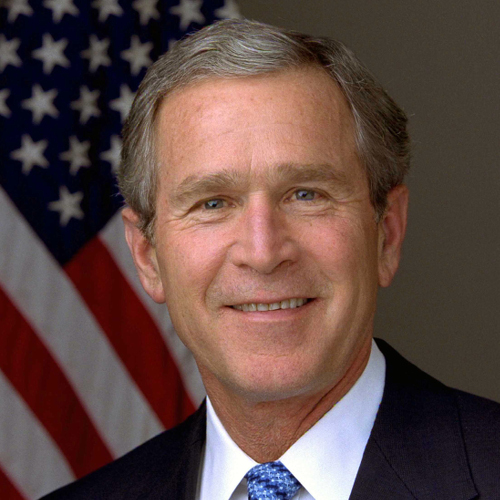
//> input picture ImproMorph/Bush.jpg, 500 x 500 px
$ ./Source   (built with g++ and OpenCV 4)
//> lines starting //> are read from the running program, lines starting //| are printed output that depends on the picture; after the words box and inside, x2 and y2 are one past the last pixel; in counts of white or black regions, pixels touching at a corner belong together
#include <opencv2/opencv.hpp>
#include <iostream>
#include <cmath>
using namespace cv;
using namespace std;

struct coordinate
{
	int x;
	int y;

};
typedef struct coordinate point;
struct control_points
{
	point pts[3];


};
typedef struct control_points cp;
cp srcpts[8];
cp dstpts[8];
int rows;
int cols;
Mat arr[25];

float area(int x1, int y1, int x2, int y2, int x3, int y3)
{
	return abs((x1*(y2 - y3) + x2 * (y3 - y1) + x3 * (y1 - y2)) / 2.0);
}
bool isInside(int x1, int y1, int x2, int y2, int x3, int y3, int x, int y)
{
	/* Calculate area of triangle ABC */
	float A = area(x1, y1, x2, y2, x3, y3);

	/* Calculate area of triangle PBC */
	float A1 = area(x, y, x2, y2, x3, y3);

	/* Calculate area of triangle PAC */
	float A2 = area(x1, y1, x, y, x3, y3);

	/* Calculate area of triangle PAB */
	float A3 = area(x1, y1, x2, y2, x, y);

	/* Check if sum of A1, A2 and A3 is same as A */
	return (A == A1 + A2 + A3);
}
float *calvect(cp imgctrl)
{
	float vector[4];
	vector[0] = imgctrl.pts[1].x - imgctrl.pts[0].x;
	vector[1] = imgctrl.pts[2].x - imgctrl.pts[0].x;
	vector[2] = -imgctrl.pts[1].y + imgctrl.pts[0].y;
	vector[3] = -imgctrl.pts[2].y + imgctrl.pts[0].y;
	return vector;
}
void asssign()
{
	srcpts[0] = { {{215,205},{0,0},{cols - 1,0}} };
	srcpts[1] = { {{215,205},{304,195},{cols - 1,0}} };
	srcpts[2] = { {{304,195},{cols - 1,0},{cols - 1,rows-1}} };
	srcpts[3] = { {{304,195},{269,310}, {cols - 1,rows-1}} };
	srcpts[4] = { {{269,310},{0,rows - 1}, {cols - 1,rows-1}} };
	srcpts[5] = { {{269,310}, {0,rows - 1},{215,205}} };
	srcpts[6] = { {{215,205},{0,0}, {0,rows - 1}} };
	srcpts[7] = { {{215,205},{304,195}, {269,310}} };
	dstpts[0] = { {{181,250},{0,0},{cols - 1,0}} };
	dstpts[1] = { {{181,250},{279,241},{cols - 1,0}} };
	dstpts[2] = { {{279,241},{cols - 1,0},{cols - 1,rows - 1}} };
	dstpts[3] = { {{279,241},{235,363}, {cols - 1,rows - 1}} };
	dstpts[4] = { {{235,363},{0,rows - 1}, {cols - 1,rows - 1}} };
	dstpts[5] = { {{235,363}, {0,rows - 1},{181,250}} };
	dstpts[6] = { {{181,250},{0,0}, {0,rows - 1}} };
	dstpts[7] = { {{181,250},{279,241}, {235,363}} };


}
void drawline(Mat img, cp* imgpts,String dest)
{
	for (int i = 0; i < 8; i++)
	{

		line(img, Point(imgpts[i].pts[0].x, imgpts[i].pts[0].y), Point(imgpts[i].pts[1].x, imgpts[i].pts[1].y), (255, 0, 0), 2);
		line(img, Point(imgpts[i].pts[1].x, imgpts[i].pts[1].y), Point(imgpts[i].pts[2].x, imgpts[i].pts[2].y), (255, 0, 0), 2);
		line(img, Point(imgpts[i].pts[0].x, imgpts[i].pts[0].y), Point(imgpts[i].pts[2].x, imgpts[i].pts[2].y), (255, 0, 0), 2);
	}

	String type = ".jpg";
	String path = dest + type;
	imwrite(path,img);

}

// [59 lines left out: function interpolation, not called in this run]

void compute(Mat bush, Mat clinton)
{

	int length = sizeof(arr) / sizeof(arr[0]);
	printf("\n\n%d\n\n", length);
	for (int k = 0; k < length; k++)
	{
		Mat img(rows, cols, CV_8UC3, Scalar(0, 0, 0));
		point imgctrl[3];
		cp imgpts[8];
		for (int i = 0; i < 3; i++)
		{
			imgctrl[i].x = srcpts[7].pts[i].x + (((-srcpts[7].pts[i].x + dstpts[7].pts[i].x) / (length + 1))*(k + 1));
			imgctrl[i].y = srcpts[7].pts[i].y - (((srcpts[7].pts[i].y - dstpts[7].pts[i].y) / (length + 1))*(k + 1));
		}
		{
			imgpts[0] = { {imgctrl[0],{0,0},{cols - 1,0}} };
			imgpts[1] = { {imgctrl[0],imgctrl[1],{cols - 1,0}} };
			imgpts[2] = { {imgctrl[1],{cols - 1,0},{cols - 1,rows - 1}} };
			imgpts[3] = { {imgctrl[1],imgctrl[2], {cols - 1,rows - 1}} };
			imgpts[4] = { {imgctrl[2],{0,rows - 1}, {cols - 1,rows - 1}} };
			imgpts[5] = { {imgctrl[2], {0,rows - 1},imgctrl[0]} };
			imgpts[6] = { {imgctrl[0],{0,0}, {0,rows - 1}} };
			imgpts[7] = { {imgctrl[0],imgctrl[1], imgctrl[2]} };


		}

		for (int i = 0; i < rows; i++)
		{
			for (int j = 0; j < cols; j++)
			{
				int n =0;
				for (int l = 0; l < 8; l++)
				{

					if (isInside(imgpts[l].pts[0].x, imgpts[l].pts[0].y, imgpts[l].pts[1].x, imgpts[l].pts[1].y, imgpts[l].pts[2].x, imgpts[l].pts[2].y,j,i))
					{
						n = l;
						break;
					}
				}
				float *vector = calvect(imgpts[n]);
				float xs = j - imgpts[n].pts[0].x;
				float ys = imgpts[n].pts[0].y - i;
				float alpha = (((vector[3] * xs) - (vector[1] * ys)) / ((vector[0] * vector[3]) - (vector[1] * vector[2])));
				float beta = (((vector[0] * ys) - (vector[2] * xs)) / ((vector[0] * vector[3]) - (vector[1] * vector[2])));
				float *dstdis = calvect(dstpts[n]);
				float *srcdis = calvect(srcpts[n]);
				float xdst = (alpha * dstdis[0]) + (beta * dstdis[1]) + dstpts[n].pts[0].x;
				float ydst = -((alpha * dstdis[2]) + (beta * dstdis[3])) + dstpts[n].pts[0].y;
				float xsrc = (alpha * srcdis[0]) + (beta * srcdis[1]) + srcpts[n].pts[0].x;
				float ysrc = -((alpha * srcdis[2]) + (beta * srcdis[3])) + srcpts[n].pts[0].y;

				Vec3b srccolor = 0;
				Vec3b dstcolor = 0;
				// [10 lines of commented-out code are left out]
				srccolor = interpolation(ysrc, xsrc, bush);
				dstcolor = interpolation(ydst, xdst, clinton);

				for (int c = 0; c < 3; c++)
				{
					img.at<Vec3b>(i, j)[c] = ((((srccolor[c])* (length - k)) + (dstcolor[c] * (k + 1))) / (length + 1));

				}
			}

		}
		arr[k] = img;
		/*String window = "Intermediate " + to_string(k);
		namedWindow(window);
		imshow(window, img);*/

	}

}

int main()
{
	Mat bush;
	Mat clinton;
	// Read the image file
	bush = imread("Bush.jpg");
//> bush is the input picture: 500 rows x 500 cols, CV_8UC3; mean B, G, R 68.1, 73, 96

	clinton = imread("Clinton.jpg");
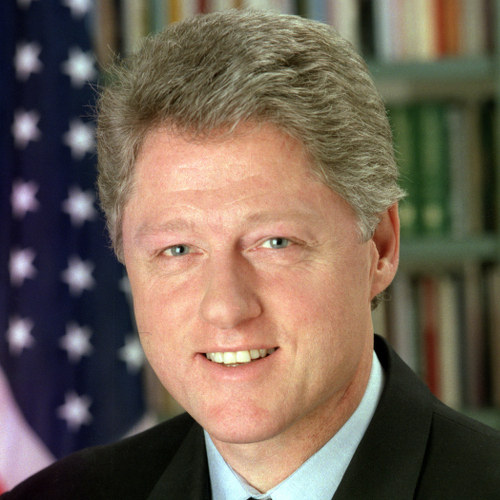
//> input picture ImproMorph/Clinton.jpg, 500 x 500 px
//> clinton is the input picture: 500 rows x 500 cols, CV_8UC3; mean B, G, R 83.9, 97.7, 112.6
	// Check for failure
	String windowbush = "Bush";
	namedWindow(windowbush);
	String windowclinton = "Clinton";
	namedWindow(windowclinton);
	imshow(windowbush, bush);
	imshow(windowclinton, clinton);
	rows = bush.rows;
//> rows = 500
	cols = bush.cols;
//> cols = 500
	waitKey(0);
	asssign();
	drawline(bush, srcpts, "bushtri");
//> after the loop in drawline, `for (int i = 0; i < 8; i++)`:
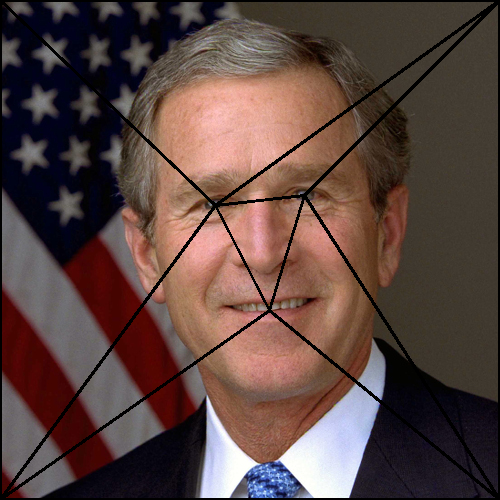
//> img: 500 rows x 500 cols, CV_8UC3; 4.86% of pixels changed, all inside (x1, y1, x2, y2) = (0, 0, 500, 500)
	drawline(clinton, dstpts, "clintontri");
//> call 2 of drawline, with dest = "clintontri"
//> after the loop in drawline (call 2), `for (int i = 0; i < 8; i++)`:
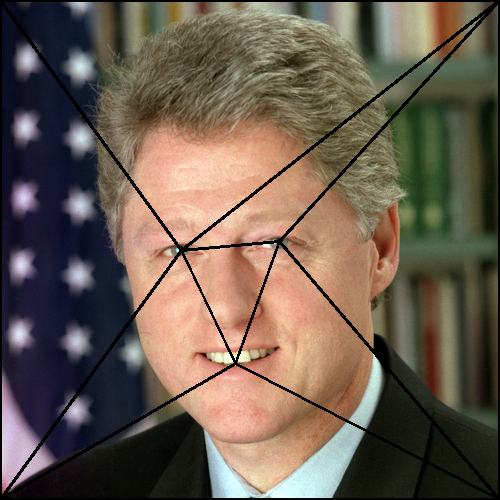
//> img: 500 rows x 500 cols, CV_8UC3; 4.76% of pixels changed, all inside (x1, y1, x2, y2) = (0, 0, 500, 500)
//> (the run ends here: the program crashes, at `imgpts[7] = { {imgctrl[0],imgctrl[1], imgctrl[2]} };`)
